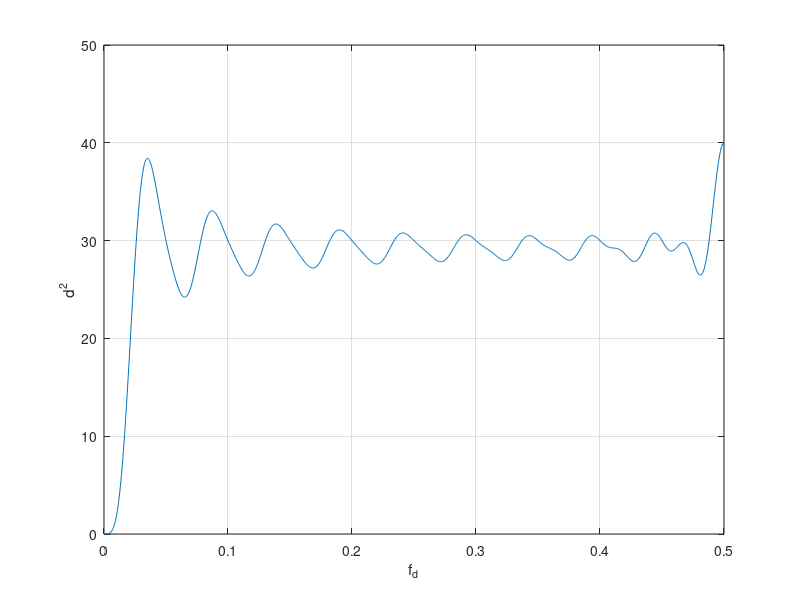

Source code (MATLAB):
% FSSP3exer2_4.m
%
%  This program calculates the deflection coefficient for two sinusoids
%  at different frequencies, with one at fd=0 and the other at various
%  values of fd.
%
close all; clear all
A=sqrt(15);phi=0;sig2=15;N=20; % set parameter values
n=[0:N-1]'; % set time samples
s1=A*cos(phi); % signal when clot is present
fd=[0:1024]'/2048; % signal frequencies from 0 to 0.5

for i=1:length(fd)
    s0=A*cos(2*pi*fd(i)*n+phi);    % signal when no clot is present
    d2(i,1)=(s1-s0)'*(s1-s0)/sig2; % calculation of deflection coefficient,
                                   % see (2.7)
end

plot(fd,d2)
xlabel('f_d'), ylabel('d^2')
grid
